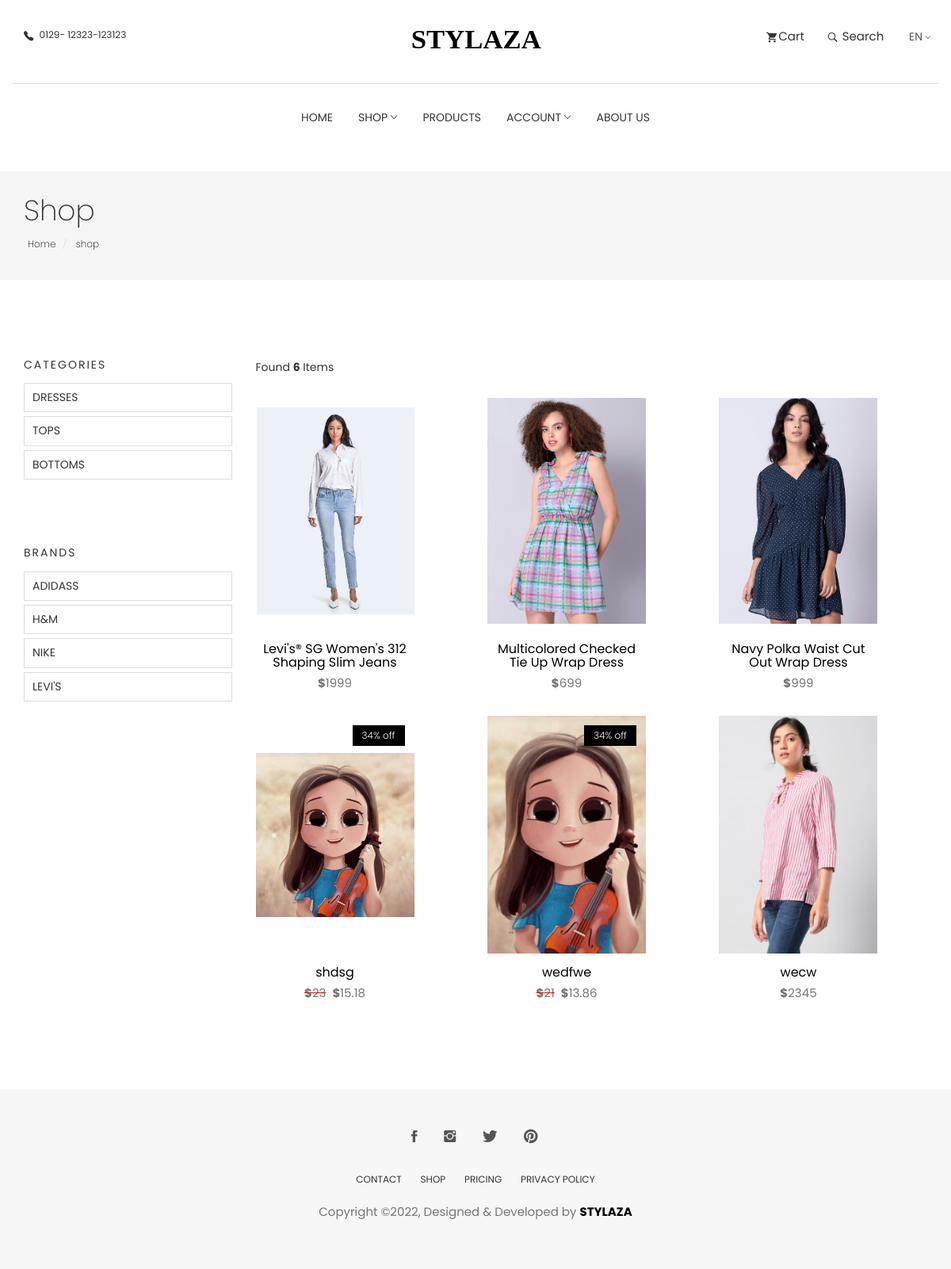
The app's page /shop/ with its own data.
### product/models.py (models this page shows, shortened)
class Category(models.Model):
    category_name = models.CharField(max_length=50)
    slug = models.SlugField(max_length=100, unique=True)
    description = models.TextField(max_length=255, blank=True)
    cat_image = models.ImageField(upload_to="photos/categories/", default="")
    class Meta:
        verbose_name = "category"
        verbose_name_plural = "categories"
    def get_url(self):
        return reverse("products_by_category", args=[self.slug])

class Brand(models.Model):
    brand_name = models.CharField(max_length=200, unique=True)
    slug = models.SlugField(max_length=200, unique=True)
    brand_logo = models.ImageField(upload_to="photos/brands")
    class Meta:
        verbose_name = "brand"
        verbose_name_plural = "brands"
    def get_url_brand(self):
        return reverse("products_by_brand", args=[self.slug])

class Product(models.Model):
    product_name = models.CharField(max_length=500, unique=True)
    product_code = models.CharField(max_length=200, unique=True)
    slug = models.SlugField(max_length=250, unique=True)
    description = models.TextField(max_length=500, blank=True)
    offer_price = models.IntegerField(default=0)
    percentage = models.IntegerField(default=0)
    details = models.TextField(max_length=500, blank=True)
    price = models.IntegerField()
    featured = models.BooleanField(default=False)
    images = models.ImageField(upload_to="photos/products")
    images1 = models.ImageField(upload_to="photos/products")
    images2 = models.ImageField(upload_to="photos/products")
    stock = models.IntegerField()
    is_available = models.BooleanField(default=True)
    category = models.ForeignKey(Category, on_delete=models.CASCADE)
    brand = models.ForeignKey(Brand, on_delete=models.CASCADE)
    created_date = models.DateTimeField(auto_now_add=True)
    created_by = models.CharField(max_length=200, blank=True)
    modified_date = models.DateTimeField(auto_now=True)
    color = models.CharField(max_length=100, blank=True)
    material = models.CharField(max_length=100, blank=True)
    occasion = models.CharField(max_length=100, blank=True)
    type = models.CharField(max_length=100, blank=True)
    pattern = models.CharField(max_length=100, blank=True)
    country_of_origin = models.CharField(max_length=100, blank=True)
    Manufacture = models.TextField(max_length=500, blank=True)
    def get_url(self):
        return reverse("product_detail", args=[self.category.slug, self.slug])
    def Offer_Price(self):
        try:
            raise
        except:
            try:
                if self.brand.brandoffer.is_valid:
                    offer_price = (self.price * self.brand.brandoffer.discount) / 100
                    new_price = self.price - offer_price
                    print(offer_price)
                    return {
                        "new_price": new_price,
                        "discount": self.brand.brandoffer.discount,
                    }
                raise
            except:
                try:
                    raise
                except:
                    pass

### web/views.py (the view, shortened to what this page needs)
# urls.py: path("shop/", views.shop, name="shop"),
def shop(request, category_slug=None, brand_slug=None):
    categories = None
    products = None
    brands = None
    if category_slug is not None:
        categories = get_object_or_404(Category, slug=category_slug)
        products = Product.objects.filter(category=categories, is_available=True)
        for product in products:
            if product.Offer_Price():
                new = Product.Offer_Price(product)
                product.offer_price = new["new_price"]
                product.percentage = new["discount"]
                product.save()
            else:
                product.offer_price = 0
                product.save()
        paginator = Paginator(products, 6)
        page = request.GET.get("page")
        paged_products = paginator.get_page(page)
        product_count = products.count()
    else:
        products = Product.objects.all().filter(is_available=True).order_by("id")
        for product in products:
            if product.Offer_Price():
                new = Product.Offer_Price(product)
                product.offer_price = new["new_price"]
                product.percentage = new["discount"]
                product.save()
            else:
                product.offer_price = 0
                product.save()
        paginator = Paginator(products, 6)
        page = request.GET.get("page")
        paged_products = paginator.get_page(page)
        product_count = products.count()
    context = {
        "products": paged_products,
        "product_count": product_count,
    }
    return render(request, "stylaza/shop-sidebar.html", context)

### product/context_processors.py (called while the page is built)
def menu_links(request):
    links = Category.objects.all()
    return dict(links=links)

def menu_links_brand(request):
    link = Brand.objects.all()
    return dict(link=link)

### templates/stylaza/shop-sidebar.html (shortened to what this page needs)
{% load static %}
{% load mathfilters %}
<!DOCTYPE html>
<html lang="en">
<head>
  <link rel="stylesheet" href="{% static 'stylaza/plugins/themefisher-font/style.css' %}">
  <link rel="stylesheet" href="{% static 'stylaza/plugins/bootstrap/css/bootstrap.min.css' %}">
  <link rel="stylesheet" href="{% static 'stylaza/plugins/animate/animate.css' %}">
  <link rel="stylesheet" href="{% static 'stylaza/plugins/slick/slick.css' %}">
  <link rel="stylesheet" href="{% static 'stylaza/plugins/slick/slick-theme.css' %}">
  <link rel="stylesheet" href="{% static 'stylaza/css/style.css' %}">
</head>
<body id="body">
<section class="top-header">
	<div class="container">
		<div class="row">
			<div class="col-md-4 col-xs-12 col-sm-4">
				<div class="contact-number">
					<i class="tf-ion-ios-telephone"></i>
					<span>0129- 12323-123123</span>
				</div>
			</div>
			<div class="col-md-4 col-xs-12 col-sm-4">
				<div class="logo text-center">
						<svg width="165px" height="29px" viewBox="0 0 190 29" version="1.1" xmlns="http://www.w3.org/2000/svg"
							xmlns:xlink="http://www.w3.org/1999/xlink">
							<g id="Page-1" stroke="none" stroke-width="1" fill="none" fill-rule="evenodd" font-size="40"
								font-family="AustinBold, Austin" font-weight="bold">
								<g id="Group" transform="translate(-108.000000, -297.000000)" fill="#000000">
									<text id="AVIATO">
										<tspan x="108.94" y="325">STYLAZA</tspan>
									</text>
								</g>
							</g>
						</svg>
				</div>
			</div>
			<div class="col-md-4 col-xs-12 col-sm-4">
				<ul class="top-menu text-right list-inline">
					<li class="dropdown cart-nav dropdown-slide">
						<a href="{% url 'cart' %}" class="dropdown-toggle" ><i
								class="tf-ion-android-cart"></i>Cart</a>
					</li>
					<li class="dropdown search dropdown-slide">
						<a class="dropdown-toggle" data-toggle="dropdown" data-hover="dropdown"><i
								class="tf-ion-ios-search-strong"></i> Search</a>
					</li>
					<li class="commonSelect">
						<select class="form-control">
							<option>EN</option>
						</select>
					</li>
				</ul>
			</div>
		</div>
	</div>
</section>
<section class="menu">
	<nav class="navbar navigation">
		<div class="container">
			<div id="navbar" class="navbar-collapse collapse text-center">
				<ul class="nav navbar-nav">
					<li class="dropdown ">
						<a href="{% url 'home' %}">Home</a>
					</li>
					<li class="dropdown dropdown-slide">
						<a href="#!" class="dropdown-toggle" data-toggle="dropdown" data-hover="dropdown" data-delay="350"
							role="button" aria-haspopup="true" aria-expanded="false">Shop <span
								class="tf-ion-ios-arrow-down"></span></a>
					</li>
					<li class="dropdown dropdown-slide">
						<a href="{% url 'shop' %}"  data-hover="dropdown" data-delay="350"
							role="button" aria-haspopup="true" aria-expanded="false">Products
						</a>
					</li>
					<li class="dropdown  dropdown-slide">
												<a href="#!" class="dropdown-toggle" data-toggle="dropdown" data-hover="dropdown" data-delay="350"
														role="button" aria-haspopup="true" aria-expanded="false">Account <span
															class="tf-ion-ios-arrow-down"></span></a>
											</li>
					<li class="dropdown dropdown-slide">
						<a href="{% url 'about' %}"  data-hover="dropdown" aria-haspopup="true" aria-expanded="false">About Us
						</a>
					</li>
				</ul>
			</div>
		</div>
	</nav>
</section>
<section class="page-header">
	<div class="container">
		<div class="row">
			<div class="col-md-12">
				<div class="content">
					<h1 class="page-name">Shop</h1>
					<ol class="breadcrumb">
						<li><a href="{% url 'home' %}">Home</a></li>
						<li class="active>"> <a href="{% url 'shop' %}">shop</a></li>
					</ol>
				</div>
			</div>
		</div>
	</div>
</section>
<section class="products section">
	<div class="container">
		<div class="row">
			<div class="col-md-3">
				<div class="widget product-category">
					<h4 class="widget-title">Categories</h4>
					<div class="panel-group commonAccordion" id="accordion" role="tablist" aria-multiselectable="true">
						{% for category in links %}
							<div class="panel panel-default">
									<div class="panel-heading" role="tab" id="headingOne">
										<h4 class="panel-title">
											<a href="{{category.get_url}}" aria-expanded="true" aria-controls="collapseOne">
											{{category.category_name}}
											</a>
										</h4>
									</div>
					  		</div>
						{% endfor %}
					</div>
				</div>
				<div class="widget product-category">
					<h4 class="widget-title">Brands</h4>
					<div class="panel-group commonAccordion"  role="tablist" aria-multiselectable="true">
						{% for brand in link %}
							<div class="panel panel-default">
									<div class="panel-heading" role="tab" >
										<h4 class="panel-title">
											<a href="{{brand.get_url_brand}}" aria-expanded="true" aria-controls="collapseOne">
											{{brand.brand_name}}
											</a>
										</h4>
									</div>
					  		</div>
						{% endfor %}
					</div>
				</div>
			</div>
			<main class="col-md-9">
<header class="border-bottom  mb-4 pb-3">
		<div class="form-inline">
			<span class="mr-md-auto">Found <b>{{ product_count }}</b> Items</span>
		</div>
</header>
<br>
<div class="row">
	{% for product in products %}
	<div class="col-md-4 py-2 mb-5">
				<div class="product-item">
					<div class="product-thumb" style=" width:20rem; object-fit: contain;">
						{% if product.offer_price != 0 %}
							<span class="bage bg-danger">{{product.percentage}}% off</span>
						{% endif %}
						<img class="img-responsive" src="{{product.images.url }}" style="object-fit: contain; width:20rem;" alt="product-img" />
					</div>
					<div class="product-content" style="width:20rem;">
						<h4><a href="{{product.get_url}}">{{product.product_name}}</a></h4>
						{% if product.offer_price == 0 %}
						<p class="price"><b>$</b>{{product.price}}</p>
						{% else %}
						<p class="price"><span style="text-decoration:line-through;text-decoration-color: red;"><b>$</b>{{product.price}}</span> &nbsp;<b>$</b>{{product.offer_price|floatformat:2}}</p>
						{% endif %}
					</div>
				</div>
			</div>
	{% endfor %}
</div>
	</main>
		</div>
	</div>
</section>
<footer class="footer section text-center">
	<div class="container">
		<div class="row">
			<div class="col-md-12">
				<ul class="social-media">
					<li>
						<a href="https://www.facebook.com/">
							<i class="tf-ion-social-facebook"></i>
						</a>
					</li>
					<li>
						<a href="https://www.instagram.com/">
							<i class="tf-ion-social-instagram"></i>
						</a>
					</li>
					<li>
						<a href="https://www.twitter.com/">
							<i class="tf-ion-social-twitter"></i>
						</a>
					</li>
					<li>
						<a href="https://www.pinterest.com/">
							<i class="tf-ion-social-pinterest"></i>
						</a>
					</li>
				</ul>
				<ul class="footer-menu text-uppercase">
					<li>
						<a href="{% url 'contact' %}">CONTACT</a>
					</li>
					<li>
						<a href="{% url 'home' %}">SHOP</a>
					</li>
					<li>
						<a href="">PRICING</a>
					</li>
					<li>
						<a href="">PRIVACY POLICY</a>
					</li>
				</ul>
				<p class="copyright-text">Copyright &copy;2022, Designed &amp; Developed by <b style="color:black;">STYLAZA</b></p>
			</div>
		</div>
	</div>
</footer>
  </body>
  </html>

### static/stylaza/css/style.css (style rules this page uses)
body { line-height: 1.5; font-family: "Poppins", sans-serif; -webkit-font-smoothing: antialiased; }
p { font-family: "Poppins", sans-serif; color: #757575; font-size: 15px; }
h1, h2, h3, h4, h5, h6 { font-family: "Poppins", sans-serif; }
h1, h2, h3, h4, h5, h6 { font-weight: 400; }
ol, ul { margin: 0; padding: 0; list-style: none; }
a, a:focus, a:hover { text-decoration: none; outline: 0; color: #000; }
.form-control { box-shadow: none; border-radius: 0; }
.section { padding: 80px 0; }
.page-header { background: #f5f5f5; margin-top: 20px; border-bottom: none; padding: 30px 0; }
.page-header h1 { font-weight: 200; margin: 0 0 6px 0; }
.page-header .breadcrumb { background: transparent; padding: 5px; margin: 0; }
.page-header .breadcrumb li { font-weight: 200; font-size: 12px; }
.page-header .breadcrumb li a { color: #000; }
.dropdown-slide { position: static; }
.commonSelect { margin-left: 10px; padding-right: 6px; position: relative; }
.commonSelect:before { content: "\f3d0"; font-family: "themefisher-font"; position: absolute; right: -4px; top: 4px; font-size: 10px; }
.commonSelect select { -webkit-appearance: none; -moz-appearance: none; cursor: pointer; border: none; padding: 0; height: auto; color: #555; }
.commonAccordion .panel, .commonAccordion-2 .panel { border-radius: 0; box-shadow: none; }
.commonAccordion .panel .panel-heading, .commonAccordion-2 .panel .panel-heading { background: transparent; padding: 0; }
.commonAccordion .panel .panel-title, .commonAccordion-2 .panel .panel-title { position: relative; }
.commonAccordion .panel .panel-title a, .commonAccordion-2 .panel .panel-title a { display: block; font-size: 14px; text-transform: uppercase; padding: 10px 10px; }
.commonAccordion .panel .panel-title a:before, .commonAccordion-2 .panel .panel-title a:before { color: #555; content: "\f209"; position: absolute; right: 25px; font-family: "themefisher-font"; }
.top-header .container { padding-top: 35px; padding-bottom: 35px; border-bottom: 1px solid #dedede; }
.top-header .contact-number { font-size: 12px; color: #333; }
.top-header .contact-number i { margin-right: 4px; font-size: 18px; vertical-align: middle; }
.top-header .top-menu > li > a { color: #333; font-size: 15px; padding: 0 8px; }
.top-header .top-menu > li > a i { font-size: 16px; margin-right: 2px; vertical-align: middle; }
.navigation { margin-bottom: 0; padding: 10px 0; }
.navigation .navbar-nav > li { position: static; }
.navigation .navbar-nav > li > a { color: #333; font-size: 14px; padding: 20px 15px; text-transform: uppercase; transition: 0.2s ease-in-out 0s; border: 1px solid transparent; }
.navigation .container { position: relative; }
.navigation .navbar-nav { float: none; display: inline-block; }
.product-item { margin-bottom: 30px; }
.product-item .product-thumb { position: relative; width: 15rem; height:30rem; }
.product-item .product-thumb img { width: 15rem; height:30rem; object-fit:contain; }
.product-item .product-thumb .bage { position: absolute; top: 12px; right: 12px; background: #000; color: #fff; font-size: 12px; padding: 4px 12px; font-weight: 300; display: inline-block; }
.product-item .product-thumb:before { transition: 0.3s all; opacity: 0; background: rgba(0, 0, 0, 0.6); content: ""; position: absolute; top: 0; right: 0; left: 0; bottom: 0; }
.product-item .product-content { text-align: center; }
.product-item .product-content h4 { font-size: 16px; font-weight: 400; margin-top: 15px; margin-bottom: 6px; }
.product-item .product-content h4 a { color: #000; }
.widget { margin-bottom: 30px; padding-bottom: 35px; }
.widget .widget-title { margin: 0; padding-bottom: 15px; font-size: 14px; font-weight: 400; text-transform: uppercase; letter-spacing: 2px; }
.footer { background: #F7F7F7; padding: 50px 0; }
.footer .footer-menu { margin-top: 30px; }
.footer .footer-menu li { display: inline-block; margin: 0 10px; }
.footer .footer-menu li a { color: #333; font-size: 12px; }
.footer .copyright-text { margin-top: 20px; }
.social-media li { display: inline-block; margin: 0 5px; }
.social-media li a { padding: 8px 10px; }
.social-media li a i { font-size: 20px; color: #555; }

### templates/stylaza/shop-sidebar.html (style rules this page uses)
.commonAccordion .panel .panel-title a:before { content:"" }

### records on screen
Category: category_name "DRESSES"
Category: category_name "TOPS"
Category: category_name "BOTTOMS"
Brand: brand_name "ADIDASS"
Brand: brand_name "H&M"
Brand: brand_name "NIKE"
Brand: brand_name "LEVI'S"
Product: images (picture), product_name "Levi's® SG Women's 312 Shaping Slim Jeans", price "1999"
Product: images (picture), product_name "Multicolored Checked Tie Up Wrap Dress", price "699"
Product: images (picture), product_name "Navy Polka Waist Cut Out Wrap Dress", price "999"
Product: percentage "34", images (placeholder picture), product_name "shdsg", price "23", offer_price "15.18"
Product: percentage "34", images (placeholder picture), product_name "wedfwe", price "21", offer_price "13.86"
Product: images (picture), product_name "wecw", price "2345"

### other values on screen
{{ product_count }} "6"
